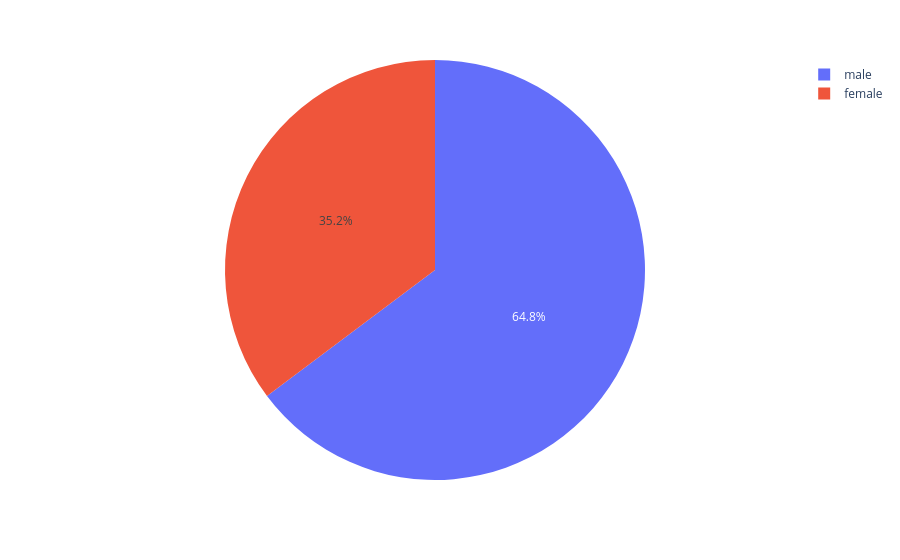

Here is the notebook cell this chart was saved with:
### Markdown cell above
### <font color='purple'> Quelle est la répartition des passagers par sexe ? </font>
-> type of variable(s)?

### Code cell
sexe = df_t.groupby('Sex').size().reset_index(name='count')
sexe['pct'] = sexe['count'] * 100 / len(df_t)

fig = px.pie(sexe, names='Sex', values='pct')
fig.show()

### Figure 1 — Plotly figure (JSON) as saved in the notebook; plotly's stock layout.template omitted (floating-point values rounded to 4 significant figures)
{"data": [{"domain": {"x": [0, 1], "y": [0, 1]}, "hovertemplate": "Sex=%{label}<br>pct=%{value}<extra></extra>", "labels": ["female", "male"], "legendgroup": "", "name": "", "showlegend": true, "type": "pie", "values": [35.24, 64.76]}], "layout": {"legend": {"tracegroupgap": 0}, "margin": {"t": 60}}}
